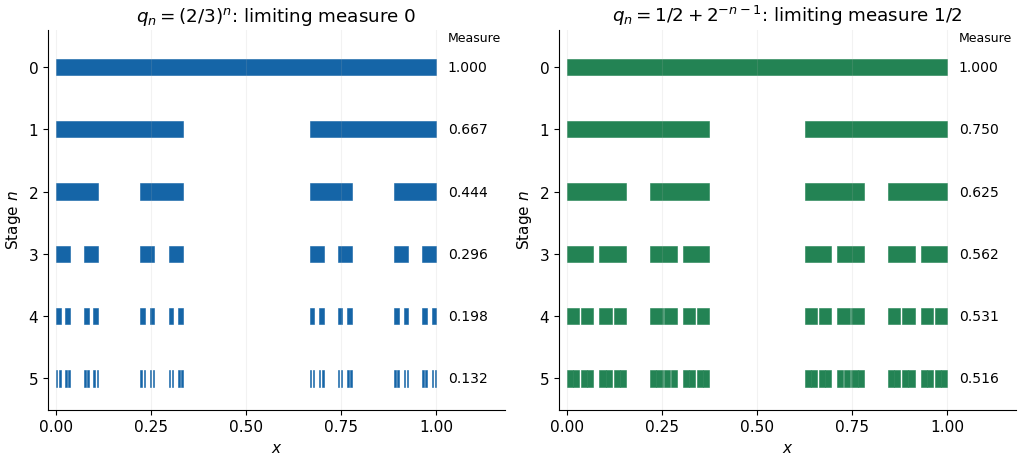

Write the Python code that produced this figure.
"""Compare zero- and positive-measure Cantor-type constructions; output to cwd."""
from pathlib import Path

import matplotlib
matplotlib.use('Agg')
import matplotlib.pyplot as plt
from matplotlib.patches import Rectangle


def stages(q, levels=5):
    current=[(0.0,1.0)]
    yield current
    for level in range(1,levels+1):
        width=q(level)/2**level
        current=[child for left,right in current for child in [(left,left+width),(right-width,right)]]
        yield current


def main():
    plt.rcParams.update({'font.size':11,'savefig.facecolor':'white'})
    fig,axes=plt.subplots(1,2,figsize=(10.2,4.6),layout='constrained')
    examples=[(lambda n:(2/3)**n,r'$q_n=(2/3)^n$: limiting measure $0$','#1565a7'),(lambda n:.5+2**(-n-1),r'$q_n=1/2+2^{-n-1}$: limiting measure $1/2$','#238354')]
    for ax,(q,title,color) in zip(axes,examples):
        for level,intervals in enumerate(stages(q)):
            for left,right in intervals:
                ax.add_patch(Rectangle((left,level-.13),right-left,.26,facecolor=color,edgecolor=color,linewidth=.4))
            ax.text(1.03,level,f'{q(level):.3f}',va='center',fontsize=10)
        ax.set(xlim=(-.02,1.18),ylim=(5.5,-.6),yticks=range(6),xticks=[0,.25,.5,.75,1],xlabel='$x$',ylabel='Stage $n$',title=title)
        ax.text(1.03,-.42,'Measure',fontsize=9,ha='left')
        ax.grid(axis='x',alpha=.16)
        ax.spines[['top','right']].set_visible(False)
    fig.savefig(Path.cwd()/'generalized-cantor-retained-measure.png',dpi=100,facecolor='white')
    plt.close(fig)


if __name__=='__main__':
    main()
